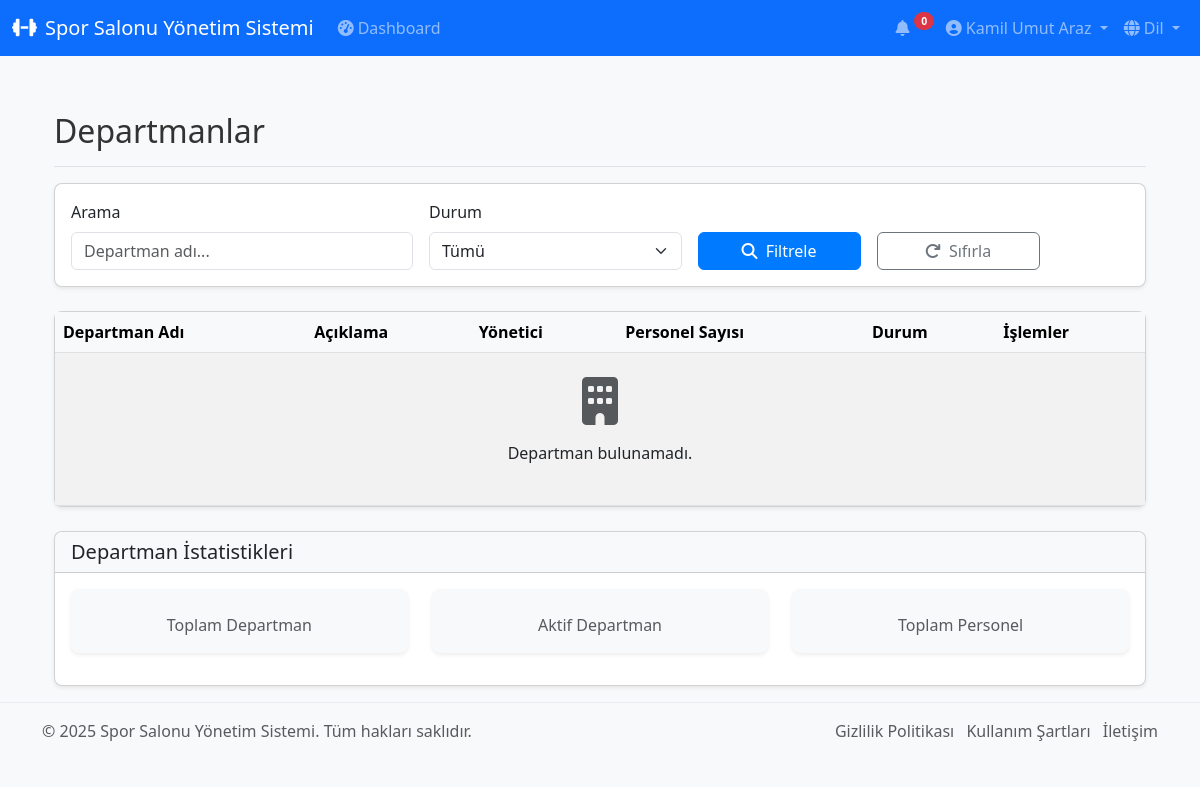
The page /staff/departments/ (signed in) on the database as committed earlier.
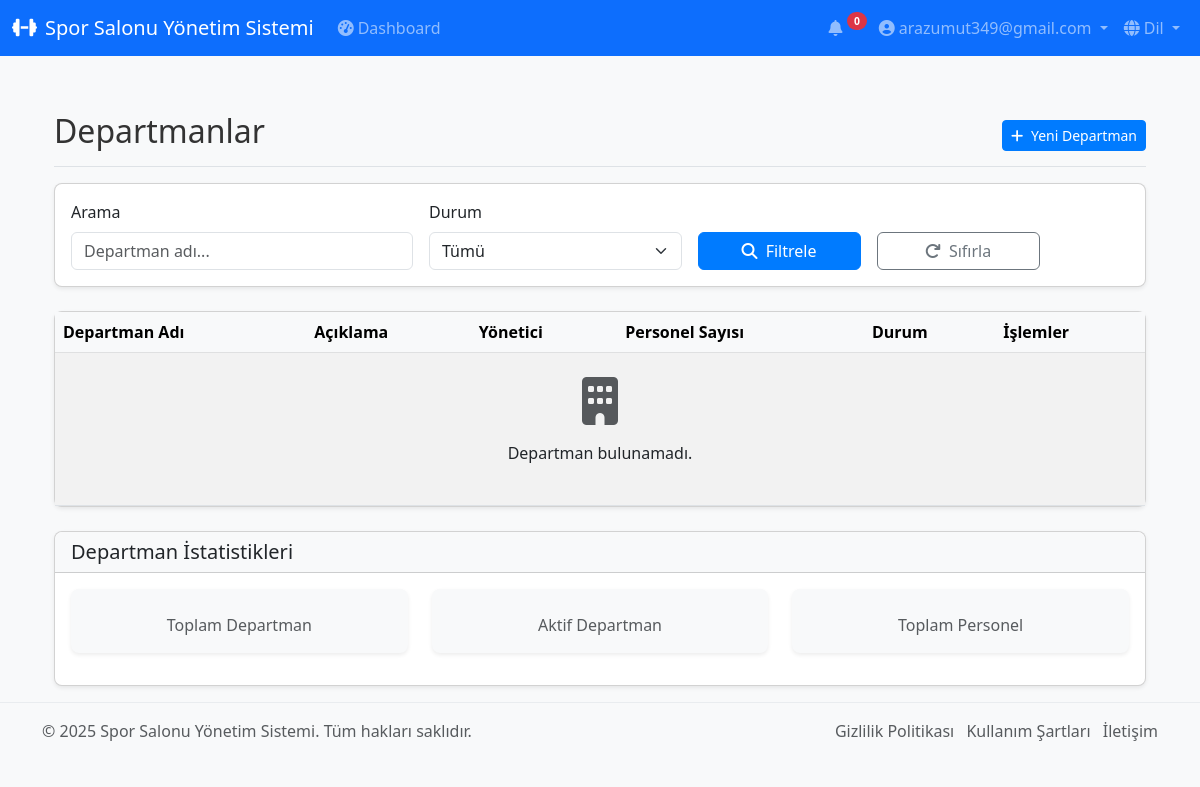
The same page on the database as committed later.
### accounts/models.py (models this page shows, shortened)
class User(AbstractBaseUser, PermissionsMixin):
    ADMIN = 'admin'
    MANAGER = 'manager'
    TRAINER = 'trainer'
    RECEPTIONIST = 'receptionist'
    MEMBER = 'member'
    ROLE_CHOICES = [
        (ADMIN, _('Yönetici')),
        (MANAGER, _('Müdür')),
        (TRAINER, _('Eğitmen')),
        (RECEPTIONIST, _('Resepsiyon')),
        (MEMBER, _('Üye')),
    ]
    email = models.EmailField(_('Email Adresi'), unique=True)
    first_name = models.CharField(_('Ad'), max_length=30, blank=True)
    last_name = models.CharField(_('Soyad'), max_length=30, blank=True)
    role = models.CharField(_('Rol'), max_length=20, choices=ROLE_CHOICES, default=MEMBER)
    phone_number = models.CharField(_('Telefon numarası'), max_length=15, blank=True, null=True)
    address = models.TextField(_('Adres'), blank=True, null=True)
    profile_picture = models.ImageField(_('Profil fotoğrafı'), upload_to='profile_pics/', blank=True, null=True)
    date_of_birth = models.DateField(_('Doğum tarihi'), blank=True, null=True)
    is_active = models.BooleanField(_('Aktif'), default=True)
    is_staff = models.BooleanField(_('Personel Durumu'), default=False)
    date_joined = models.DateTimeField(_('Kayıt Tarihi'), auto_now_add=True)
    last_login = models.DateTimeField(_('Son giriş'), auto_now=True)
    objects = UserManager()
    USERNAME_FIELD = 'email'
    REQUIRED_FIELDS = []
    class Meta:
        verbose_name = _('Kullanıcı')
        verbose_name_plural = _('Kullanıcılar')
    def get_full_name(self):
        return f"{self.first_name} {self.last_name}".strip() or self.email

### staff/views.py (the view)
# urls.py: path('departments/', views.department_list, name='department_list'),
@login_required
def department_list(request):
    departments = Department.objects.filter(is_active=True)
    search_query = request.GET.get('search', '')
    if search_query:
        departments = departments.filter(
            Q(name__icontains=search_query) |
            Q(description__icontains=search_query)
        )
    paginator = Paginator(departments, 10)
    page_number = request.GET.get('page')
    page_obj = paginator.get_page(page_number)
    context = {
        'page_obj': page_obj,
        'search_query': search_query,
    }
    return render(request, 'staff/department_list.html', context)

### accounts/context_processors.py (called while the page is built)
def user_display_name(request):
    if request.user.is_authenticated:
        if request.user.get_full_name():
            display_name = request.user.get_full_name()
        else:
            display_name = request.user.email
    else:
        display_name = None
    return {'user_display_name': display_name}

def username_processor(request):
    if request.user.is_authenticated:
        username = request.user.email
    else:
        username = None
    return {'username': username}

### templates/staff/department_list.html (shortened to what this page needs)
{% extends 'base/base.html' %}
{% load i18n %}
{% block content %}
<div class="container-fluid py-3">
    <div class="d-flex justify-content-between flex-wrap flex-md-nowrap align-items-center pt-3 pb-2 mb-3 border-bottom">
        <h1 class="h2">{% trans "Departmanlar" %}</h1>
        {% if perms.staff.add_department %}
        <div class="btn-toolbar mb-2 mb-md-0">
            <a href="{% url 'staff:department_add' %}" class="btn btn-sm btn-primary">
                <i class="fas fa-plus me-1"></i> {% trans "Yeni Departman" %}
            </a>
        </div>
        {% endif %}
    </div>
    <div class="card mb-4">
        <div class="card-body">
            <form method="get" class="row g-3">
                <div class="col-md-4">
                    <label for="search" class="form-label">{% trans "Arama" %}</label>
                    <input type="text" class="form-control" id="search" name="search" value="{{ search|default:'' }}" placeholder="{% trans 'Departman adı...' %}">
                </div>
                <div class="col-md-3">
                    <label for="status" class="form-label">{% trans "Durum" %}</label>
                    <select class="form-select" id="status" name="status">
                        <option value="">{% trans "Tümü" %}</option>
                    </select>
                </div>
                <div class="col-md-2 d-flex align-items-end">
                    <button type="submit" class="btn btn-primary w-100">
                        <i class="fas fa-search me-1"></i> {% trans "Filtrele" %}
                    </button>
                </div>
                <div class="col-md-2 d-flex align-items-end">
                    <a href="{% url 'staff:department_list' %}" class="btn btn-outline-secondary w-100">
                        <i class="fas fa-redo me-1"></i> {% trans "Sıfırla" %}
                    </a>
                </div>
            </form>
        </div>
    </div>
    <div class="card">
        <div class="card-body p-0">
            <div class="table-responsive">
                <table class="table table-hover table-striped mb-0">
                    <thead class="table-light">
                        <tr>
                            <th>{% trans "Departman Adı" %}</th>
                            <th>{% trans "Açıklama" %}</th>
                            <th>{% trans "Yönetici" %}</th>
                            <th>{% trans "Personel Sayısı" %}</th>
                            <th>{% trans "Durum" %}</th>
                            <th>{% trans "İşlemler" %}</th>
                        </tr>
                    </thead>
                    <tbody>
                        {% for department in page_obj %}
                        <tr>
                            <td>{{ department.name }}</td>
                            <td>{{ department.description|truncatechars:50|default:"-" }}</td>
                            <td>
                                {% if department.manager %}
                                    <a href="{% url 'staff:staff_detail' department.manager.id %}">{{ department.manager.get_full_name }}</a>
                                {% else %}
                                    <span class="text-muted">{% trans "Atanmamış" %}</span>
                                {% endif %}
                            </td>
                            <td>{{ department.staff_count }}</td>
                            <td>
                                <span class="badge bg-{% if department.is_active %}success{% else %}danger{% endif %}">
                                    {% if department.is_active %}
                                        {% trans "Aktif" %}
                                    {% else %}
                                        {% trans "Pasif" %}
                                    {% endif %}
                                </span>
                            </td>
                            <td>
                                <div class="btn-group btn-group-sm">
                                    <a href="{% url 'staff:department_detail' department.id %}" class="btn btn-outline-primary">
                                        <i class="fas fa-eye"></i>
                                    </a>
                                    {% if perms.staff.change_department %}
                                    <a href="{% url 'staff:department_edit' department.id %}" class="btn btn-outline-secondary">
                                        <i class="fas fa-edit"></i>
                                    </a>
                                    {% endif %}
                                </div>
                            </td>
                        </tr>
                        {% empty %}
                        <tr>
                            <td colspan="6" class="text-center py-4">
                                <i class="fas fa-building fa-3x text-muted mb-3"></i>
                                <p>{% trans "Departman bulunamadı." %}</p>
                            </td>
                        </tr>
                        {% endfor %}
                    </tbody>
                </table>
            </div>
        </div>
    </div>
    <div class="row mt-4">
        <div class="col-md-12">
            <div class="card shadow-sm">
                <div class="card-header bg-light">
                    <h5 class="card-title mb-0">{% trans "Departman İstatistikleri" %}</h5>
                </div>
                <div class="card-body">
                    <div class="row">
                        <div class="col-md-4">
                            <div class="card border-0 bg-light mb-3">
                                <div class="card-body text-center">
                                    <p class="text-muted mb-0">{% trans "Toplam Departman" %}</p>
                                </div>
                            </div>
                        </div>
                        <div class="col-md-4">
                            <div class="card border-0 bg-light mb-3">
                                <div class="card-body text-center">
                                    <p class="text-muted mb-0">{% trans "Aktif Departman" %}</p>
                                </div>
                            </div>
                        </div>
                        <div class="col-md-4">
                            <div class="card border-0 bg-light mb-3">
                                <div class="card-body text-center">
                                    <p class="text-muted mb-0">{% trans "Toplam Personel" %}</p>
                                </div>
                            </div>
                        </div>
                    </div>
                </div>
            </div>
        </div>
    </div>
</div>
{% endblock %}

### templates/base/base.html (shortened to what this page needs)
<!DOCTYPE html>
{% load static %}
{% load i18n %}
<html lang="{{ LANGUAGE_CODE }}">
<head>
    <link href="https://cdn.jsdelivr.net/npm/bootstrap@5.3.0/dist/css/bootstrap.min.css" rel="stylesheet">
    <link rel="stylesheet" href="https://cdnjs.cloudflare.com/ajax/libs/font-awesome/6.4.0/css/all.min.css">
    <link rel="stylesheet" href="{% static 'css/style.css' %}">
</head>
<body>
    {% include 'base/navbar.html' %}
    <div class="container mt-4">
        {% block content %}{% endblock %}
    </div>
    {% include 'base/footer.html' %}
</body>
</html>

### templates/base/navbar.html (shortened to what this page needs)
{% load i18n %}
<nav class="navbar navbar-expand-lg navbar-dark bg-primary">
    <div class="container-fluid">
        <a class="navbar-brand" href="{% url 'home' %}">
            <i class="fas fa-dumbbell me-2"></i>Spor Salonu Yönetim Sistemi
        </a>
        <div class="collapse navbar-collapse" id="navbarSupportedContent">
            <ul class="navbar-nav me-auto mb-2 mb-lg-0">
                {% if user.is_authenticated %}
                <li class="nav-item">
                    <a class="nav-link {% if request.resolver_match.app_name == 'dashboard' %}active{% endif %}" href="{% url 'dashboard:home' %}">
                        <i class="fas fa-tachometer-alt me-1"></i>{% trans "Dashboard" %}
                    </a>
                </li>
                {% endif %}
            </ul>
            <ul class="navbar-nav ms-auto mb-2 mb-lg-0">
                {% if user.is_authenticated %}
                <li class="nav-item dropdown">
                    <a class="nav-link dropdown-toggle" href="#" id="notificationsDropdown" role="button" data-bs-toggle="dropdown" aria-expanded="false">
                        <i class="fas fa-bell me-1"></i>
                        <span class="badge bg-danger rounded-pill notification-badge">0</span>
                    </a>
                </li>
                <li class="nav-item dropdown">
                    <a class="nav-link dropdown-toggle" href="#" id="userDropdown" role="button" data-bs-toggle="dropdown" aria-expanded="false">
                        <i class="fas fa-user-circle me-1"></i>{{ user.get_full_name|default:user.username }}
                    </a>
                </li>
                {% else %}
                <li class="nav-item">
                    <a class="nav-link" href="{% url 'account_login' %}"><i class="fas fa-sign-in-alt me-1"></i>{% trans "Giriş Yap" %}</a>
                </li>
                {% endif %}
                <li class="nav-item dropdown">
                    <a class="nav-link dropdown-toggle" href="#" id="languageDropdown" role="button" data-bs-toggle="dropdown" aria-expanded="false">
                        <i class="fas fa-globe me-1"></i>{% trans "Dil" %}
                    </a>
                </li>
            </ul>
        </div>
    </div>
</nav>

### templates/base/footer.html
{% load i18n %}
<footer class="footer mt-auto py-3 bg-light">
    <div class="container">
        <div class="row">
            <div class="col-md-6">
                <p class="mb-0 text-muted">
                    &copy; {% now "Y" %} Spor Salonu Yönetim Sistemi. {% trans "Tüm hakları saklıdır." %}
                </p>
            </div>
            <div class="col-md-6 text-md-end">
                <p class="mb-0 text-muted">
                    <a href="#" class="text-decoration-none text-muted me-2">{% trans "Gizlilik Politikası" %}</a>
                    <a href="#" class="text-decoration-none text-muted me-2">{% trans "Kullanım Şartları" %}</a>
                    <a href="#" class="text-decoration-none text-muted">{% trans "İletişim" %}</a>
                </p>
            </div>
        </div>
    </div>
</footer>

### static/css/style.css (style rules this page uses)
body { font-family: 'Segoe UI', Tahoma, Geneva, Verdana, sans-serif; background-color: #f8f9fa; color: #333; }
.card { border-radius: 0.5rem; box-shadow: 0 0.125rem 0.25rem rgba(0, 0, 0, 0.075); transition: all 0.3s ease; }
.card-header { border-top-left-radius: 0.5rem !important; border-top-right-radius: 0.5rem !important; }
.notification-badge { position: absolute; top: 0.25rem; right: 0.25rem; font-size: 0.65rem; }
.btn-primary { background-color: #007bff; border-color: #007bff; }
.footer { margin-top: 2rem; padding-top: 1.5rem; padding-bottom: 1.5rem; border-top: 1px solid #e9ecef; }
.btn-primary, .btn-success, .btn-info { transition: all 0.3s ease; }

Rows that differ between the two databases and show on the page:
changed User: get_full_name "Kamil Umut Araz" → "arazumut349@gmail.com"; is_superuser False → True (drawn)
Other text that changed with them:
text now shown: "Yeni Departman"
